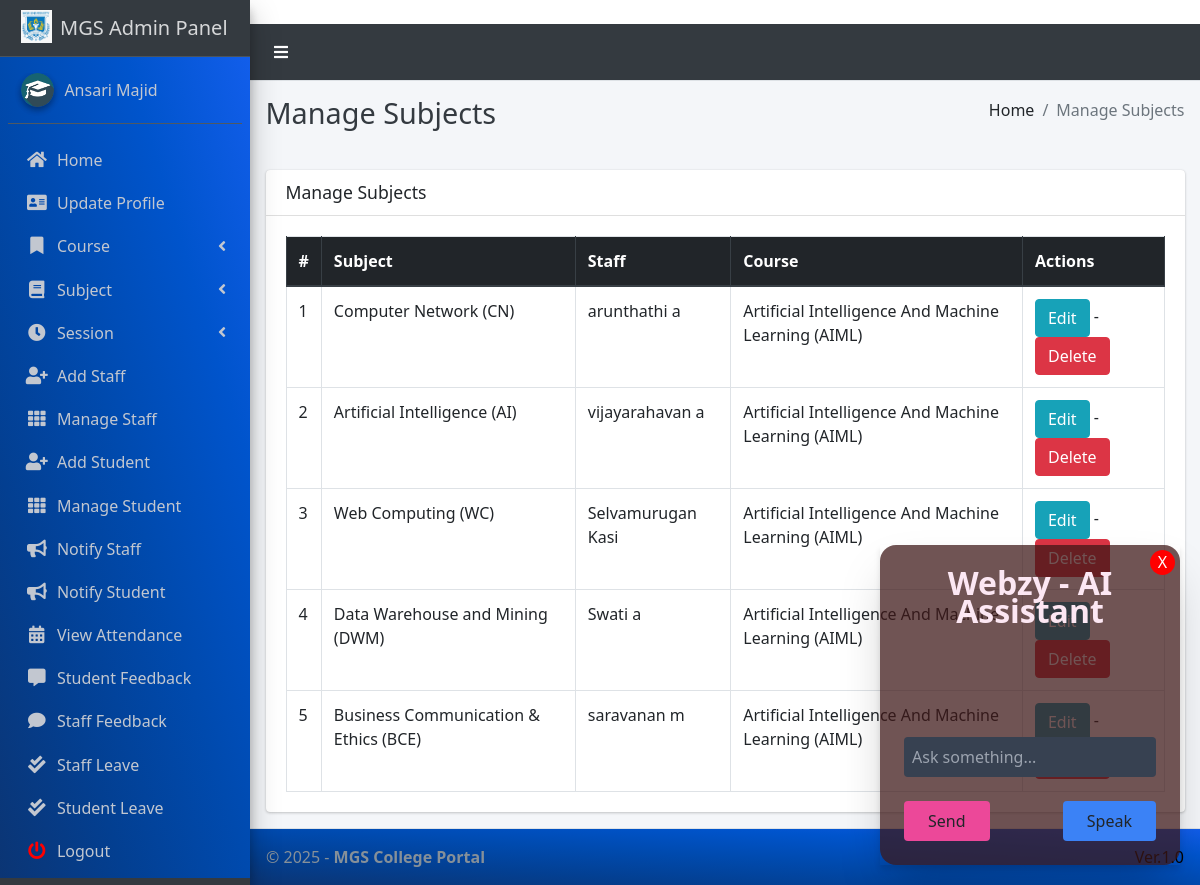
The app's page /subject/manage/ (signed in) with its own data.
### main_app/models.py (models this page shows, shortened)
class Subject(models.Model):
    name = models.CharField(max_length=120)
    staff = models.ForeignKey(Staff,on_delete=models.CASCADE,)
    course = models.ForeignKey(Course, on_delete=models.CASCADE)
    updated_at = models.DateTimeField(auto_now=True)
    created_at = models.DateTimeField(auto_now_add=True)

class Staff(models.Model):
    course = models.ForeignKey(Course, on_delete=models.DO_NOTHING, null=True, blank=False)
    admin = models.OneToOneField(CustomUser, on_delete=models.CASCADE)

class CustomUser(AbstractUser):
    USER_TYPE = ((1, "HOD"), (2, "Staff"), (3, "Student"))
    GENDER = [("M", "Male"), ("F", "Female")]
    username = None  # Removed username, using email instead
    email = models.EmailField(unique=True)
    user_type = models.CharField(default=1, choices=USER_TYPE, max_length=1)
    gender = models.CharField(max_length=1, choices=GENDER)
    profile_pic = models.ImageField()
    address = models.TextField()
    fcm_token = models.TextField(default="")  # For firebase notifications
    created_at = models.DateTimeField(auto_now_add=True)
    updated_at = models.DateTimeField(auto_now=True)
    USERNAME_FIELD = "email"
    REQUIRED_FIELDS = []
    objects = CustomUserManager()
    def __str__(self):
        return  self.first_name + " " + self.last_name

class Course(models.Model):
    name = models.CharField(max_length=120)
    created_at = models.DateTimeField(auto_now_add=True)
    updated_at = models.DateTimeField(auto_now=True)

### main_app/hod_views.py (the view)
# urls.py: path("subject/manage/", hod_views.manage_subject, name='manage_subject'),
def manage_subject(request):
    subjects = Subject.objects.all()
    context = {
        'subjects': subjects,
        'page_title': 'Manage Subjects'
    }
    return render(request, "hod_template/manage_subject.html", context)

### main_app/templates/hod_template/manage_subject.html
{% extends 'main_app/base.html' %}
{% load static %}
{% block page_title %}{{page_title}}{% endblock page_title %}
{% block content %}
<section class="content">
    <div class="container-fluid">
        <div class="row">
            <div class="col-md-12">
                <div class="card">
                    <div class="card-header">
                        <h3 class="card-title">{{page_title}}</h3>
                    </div>
                    <div class="card-body">
                        <table id="example2" class="table table-bordered table-hover">
                            <thead class="thead-dark">
                                <tr>
                                    <th>#</th>
                                    <th>Subject</th>
                                    <th>Staff</th>
                                    <th>Course</th>
                                    <th>Actions</th>
                                </tr>
                            </thead>
                            <tbody>
                                {% for subject in subjects %}
                                <tr>
                                    <td>{{ forloop.counter }}</td>
                                    <td>{{subject.name}}</td>
                                    <td>{{subject.staff.admin}}</td>
                                    <td>{{subject.course.name}}</td>
                                    <td>
                                        <a href="{% url 'edit_subject' subject.id %}" class="btn btn-info">Edit</a> -
                                        <a href="{% url 'delete_subject' subject.id %}" onclick="return confirm('Are you sure you want to delete this ?')" class="btn btn-danger">Delete</a>
                                    </td>
                                </tr>
                                {% endfor %}
                            </tbody>
                        </table>
                    </div>
                </div>
            </div>
        </div>
    </div>
</section>
{% endblock content %}

### main_app/templates/main_app/sidebar_template.html (shortened to what this page needs)
{% load static %}
<aside class="main-sidebar sidebar-dark-info elevation-4">
    {% if request.user.user_type == '1' %}
    <a href="{% url 'admin_home' %}" class="brand-link">
        <img src="{% static 'dist/img/logo.jpg' %} " alt="MGS LOGO"
            class="brand-image " >
        <span class="brand-text font-weight-light" >MGS Admin Panel</span>
    </a>
    <div class="sidebar" style="background-image: linear-gradient(to right top, #0b3574, #033f91, #004aae, #0054cc, #125eeb);">
        <div class="user-panel mt-3 pb-3 mb-3 d-flex">
            <div class="image">
                <img src="{% static 'dist/img/cmsl.png' %}" class="img-circle elevation-2" alt="User Image">
            </div>
            <div class="info">
                <a href="#" class="d-block">{{user}}</a>
            </div>
        </div>
        <nav class="mt-2">
            <ul class="nav nav-pills nav-sidebar flex-column" data-widget="treeview" role="menu" data-accordion="false">
                <li class="nav-item">
                    {% url 'admin_home' as admin_home %}
                    <a href="{{admin_home}}" class="nav-link {% if admin_home == request.path %} active {% endif %}">
                        <i class="nav-icon fas fa-home"></i>
                        <p>
                            Home
                        </p>
                    </a>
                </li>
                <li class="nav-item">
                    {% url 'admin_view_profile' as admin_view_profile %}
                    <a href="{{admin_view_profile}}"
                        class="nav-link {% if admin_view_profile == request.path %} active {% endif %}">
                        <i class="nav-icon fas fa-address-card"></i>
                        <p>
                            Update Profile
                        </p>
                    </a>
                </li>
                <li class="nav-item has-treeview">
                    <a href="#" class="nav-link" >
                        <i class="nav-icon fas fa-bookmark"></i>
                        <p>
                            Course
                            <i class="fas fa-angle-left right"></i>
                        </p>
                    </a>
                </li>
                <li class="nav-item has-treeview">
                    <a href="#" class="nav-link">
                        <i class="nav-icon fas fa-book"></i>
                        <p>
                            Subject
                            <i class="fas fa-angle-left right"></i>
                        </p>
                    </a>
                </li>
                <li class="nav-item has-treeview">
                    <a href="#" class="nav-link">
                        <i  class="nav-icon fas fa-clock"></i>
                        <p>
                            Session
                            <i class="fas fa-angle-left right"></i>
                        </p>
                    </a>
                </li>
                <li class="nav-item">
                    {% url 'add_staff' as add_staff %}
                    <a href="{{add_staff}}" class="nav-link {% if add_staff == request.path %} active {% endif %}">
                        <i class="nav-icon fas fa-user-plus"></i>
                        <p>
                            Add Staff
                        </p>
                    </a>
                </li>
                <li class="nav-item">
                    {% url 'manage_staff' as manage_staff %}
                    {% url 'edit_staff' staff_id as edit_staff %}
                    <a href="{{manage_staff}}"
                        class="nav-link {% if manage_staff == request.path or request.path == edit_staff %} active {% endif %}">
                        <i class="nav-icon fas fa-th"></i>
                        <p>
                            Manage Staff
                        </p>
                    </a>
                </li>
                <li class="nav-item">
                    {% url 'add_student' as add_student%}
                    <a href="{{add_student}}" class="nav-link  {% if add_student == request.path %} active {% endif %}">
                        <i class="nav-icon fas fa-user-plus"></i>
                        <p>
                            Add Student
                        </p>
                    </a>
                </li>
                <li class="nav-item">
                    {% url 'manage_student' as manage_student %}
                    {% url 'edit_student' student_id as edit_student %}
                    <a href="{{manage_student}}"
                        class="nav-link  {% if edit_student == request.path or manage_student == request.path %} active {% endif %}">
                        <i class="nav-icon fas fa-th"></i>
                        <p>
                            Manage Student
                        </p>
                    </a>
                </li>
                <li class="nav-item">
                    {% url 'admin_notify_staff' as admin_notify_staff %}
                    <a href="{{admin_notify_staff}}"
                        class="nav-link {% if admin_notify_staff == request.path %} active {% endif %}">
                        <i class="nav-icon fas fa-bullhorn"></i>
                        <p>
                            Notify Staff
                        </p>
                    </a>
                </li>
                <li class="nav-item">
                    {% url 'admin_notify_student' as admin_notify_student %}
                    <a href="{{admin_notify_student}}"
                        class="nav-link {% if admin_notify_student == request.path %} active {% endif %}">
                        <i class="nav-icon fas fa-bullhorn"></i>
                        <p>
                            Notify Student
                        </p>
                    </a>
                </li>
                <li class="nav-item">
                    {% url 'admin_view_attendance' as admin_view_attendance %}
                <li class="nav-item">
                    <a href="{{admin_view_attendance}}"
                        class="nav-link  {% if admin_view_attendance == request.path %} active {% endif %}">
                        <i class="nav-icon fas fa-calendar-alt"></i>
                        <p>
                            View Attendance
                        </p>
                    </a>
                </li>
                <li class="nav-item">
                    {% url 'student_feedback_message' as student_feedback_message %}
                    <a href="{{ student_feedback_message }}"
                        class="nav-link  {% if student_feedback_message == request.path %} active {% endif %}">
                        <i class="nav-icon fas fa-comment-alt"></i>
                        <p>
                            Student Feedback
                        </p>
                    </a>
                </li>
                <li class="nav-item">
                    {% url 'staff_feedback_message' as staff_feedback_message %}
                    <a href="{{staff_feedback_message}}"
                        class="nav-link   {% if staff_feedback_message == request.path %} active {% endif %}">
                        <i  class="nav-icon fas fa-comment"></i>
                        <p>
                            Staff Feedback
                        </p>
                    </a>
                </li>
                <li class="nav-item">
                    {% url 'view_staff_leave' as view_staff_leave %}
                    <a href="{{view_staff_leave}}"
                        class="nav-link  {% if view_staff_leave == request.path %} active {% endif %}">
                        <i  class="nav-icon fas fa-check-double"></i>
                        <p>
                            Staff Leave
                        </p>
                    </a>
                </li>
                <li class="nav-item">
                    {% url 'view_student_leave' as view_student_leave %}
                    <a href="{% url 'view_student_leave' %}"
                        class="nav-link  {% if view_student_leave == request.path %} active {% endif %}">
                        <i  class="nav-icon fas fa-check-double"></i>
                        <p>
                            Student Leave
                        </p>
                    </a>
                </li>
                                        {% endif %}
                                        <li class="nav-item">
                                            <a href="{% url 'user_logout' %}"
                                                onclick="return confirm('Your session would be terminated.\n\nProceed?')"
                                                class="nav-link">
                                                <i  style="color: #ff0000"  class="nav-icon fas fa-power-off"></i>
                                                <p>
                                                    Logout
                                                </p>
                                            </a>
                                        </li>
                                    </ul>
                                </nav>
                            </div>
</aside>

### records on screen
Subject: name "Computer Network (CN)", staff.admin "arunthathi a", course.name "Artificial Intelligence And Machine Learning (AIML)"
Subject: name "Artificial Intelligence (AI)", staff.admin "vijayarahavan a", course.name "Artificial Intelligence And Machine Learning (AIML)"
Subject: name "Web Computing (WC)", staff.admin "Selvamurugan Kasi", course.name "Artificial Intelligence And Machine Learning (AIML)"
Subject: name "Data Warehouse and Mining (DWM)", staff.admin "Swati a", course.name "Artificial Intelligence And Machine Learning (AIML)"
Subject: name "Business Communication & Ethics (BCE)", staff.admin "saravanan m", course.name "Artificial Intelligence And Machine Learning (AIML)"
CustomUser: first_name+last_name "Ansari Majid"

### other values on screen
{{ page_title }} "Manage Subjects"
